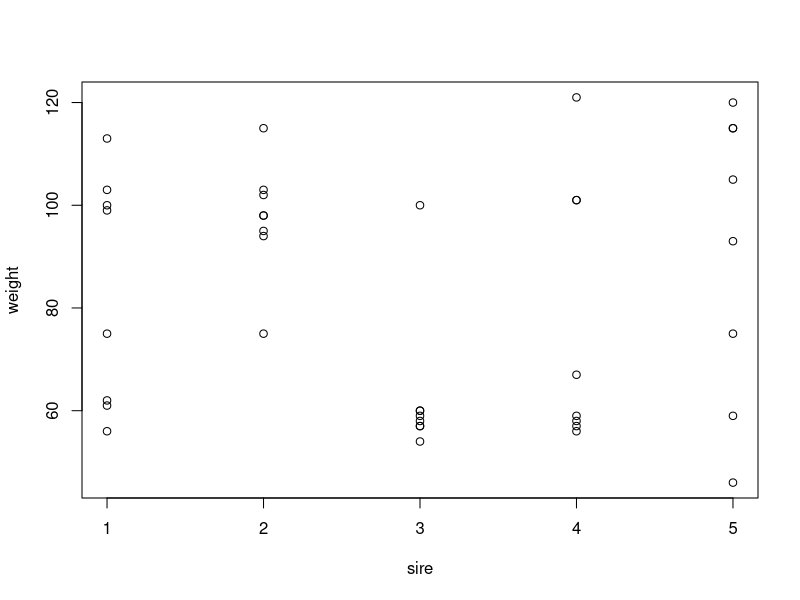
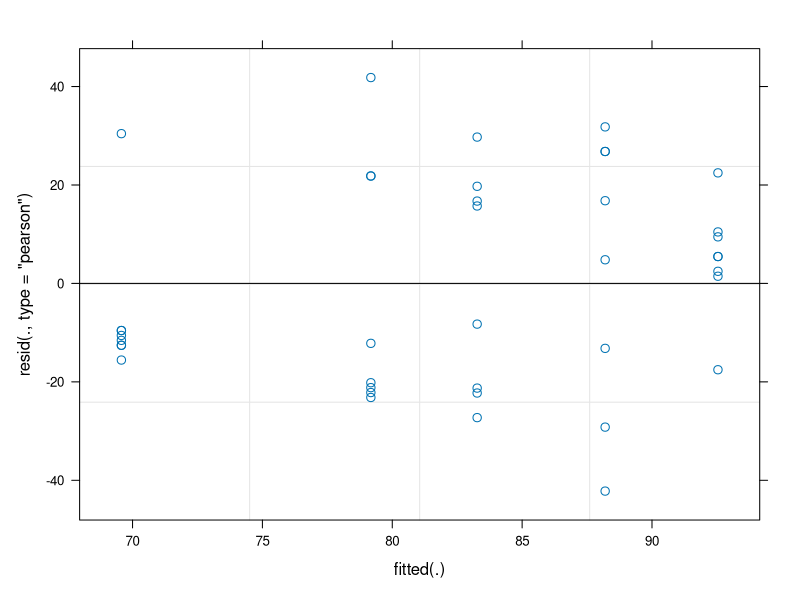
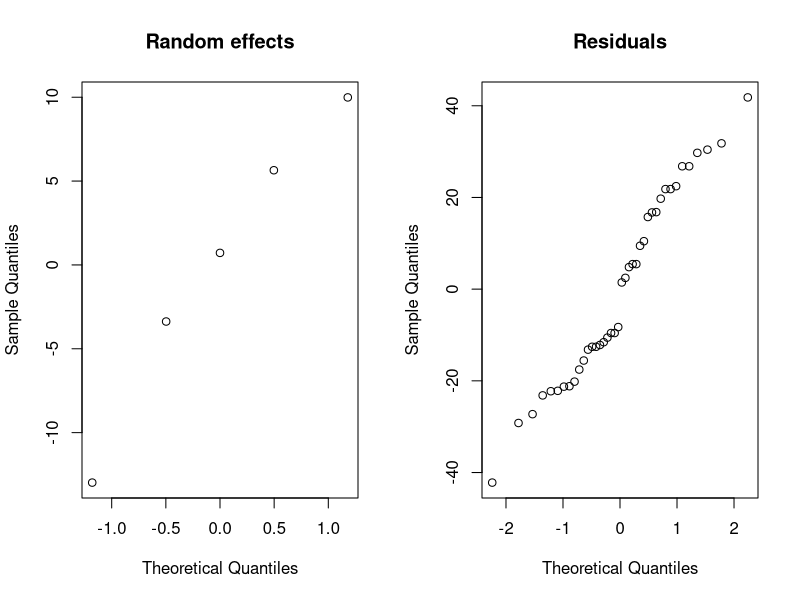

Generate these figures, in order, with R:
## ---- chunk 1
knitr::opts_chunk$set(echo = TRUE)
## ---- chunk 2
## Create data set ####
weight = c(61, 100,  56, 113,  99, 103,  75,  62,  ## sire 1
            75, 102,  95, 103,  98, 115,  98,  94,  ## sire 2
            58,  60,  60,  57,  57,  59,  54, 100,  ## sire 3
            57,  56,  67,  59,  58, 121, 101, 101,  ## sire 4
            59,  46, 120, 115, 115,  93, 105,  75)  ## sire 5
sire = factor(rep(1:5, each = 8))
animals = data.frame(weight, sire)
str(animals)
## ---- chunk 3
## Visualize data ####
stripchart(weight ~ sire, vertical = TRUE, pch = 1, xlab = "sire", data = animals)
## ---- chunk 4
fit.aov = aov(weight ~ sire, data = animals)
summary(fit.aov)
## ---- chunk 5
library(lme4)
fit.animals = lmer(weight ~ (1 | sire), data = animals, REML = TRUE)
summary(fit.animals)
## ---- chunk 6
fixef(fit.animals) # extract the estimate of population mean: mu
sqrt(diag(vcov(fit.animals))) # standard error of the estimate of population mean
ranef(fit.animals)
VarCorr(fit.animals)
## ---- chunk 7
fit.animals = lmer(weight ~ (1 | sire), data = animals)
fit.animals.red = lm(weight ~ 1, data = animals)
anova(fit.animals, fit.animals.red)
## ---- chunk 8
options(contrasts = c("contr.sum", "contr.poly"))
fit.animals.aov <- aov(weight ~ sire, data = animals)
confint(fit.animals.aov)["(Intercept)",] # CI for population mean from the fixed effects model
confint(fit.animals)["(Intercept)",] # CI for population mean from the random effects model
## ---- chunk 9
plot(fit.animals)
par(mfrow = c(1, 2))
qqnorm(ranef(fit.animals)$sire[,"(Intercept)"], 
       main = "Random effects")
qqnorm(resid(fit.animals), main = "Residuals")
